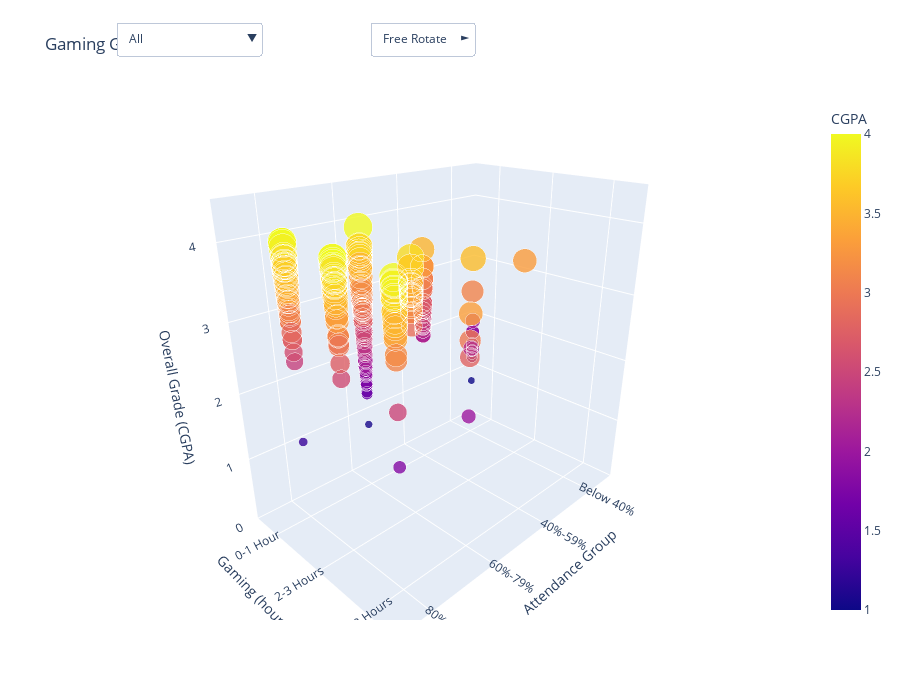

Notebook cell for this chart:
### Markdown cell above
De bubble chart toont de relatie tussen gamegedrag (aantal uur per dag), aanwezigheidsgroep (Attendance Group) en de gemiddelde studieresultaten (Overall Grade, CGPA). Op de horizontale as zijn de studenten ingedeeld op basis van hun aanwezigheidscategorie (van “Below 40%” tot “80%-100%”), terwijl de verticale as het aantal uur gamen per dag toont (van “0–1 Hour” tot “More than 3 Hours”). De grootte van de cirkels geeft de groepsgrootte aan en de kleur geeft het gemiddelde studieresultaat weer, waarbij lichtere kleuren (richting geel) wijzen op hogere cijfers.

Opvallend is dat studenten met een aanwezigheid van 80–100% gemiddeld de hoogste cijfers behalen, ongeacht hun gamegedrag. Binnen deze groep zijn de prestaties het hoogst bij studenten die 0–1 uur per dag gamen, maar ook studenten die meer gamen (zelfs meer dan 3 uur) behouden relatief hoge cijfers. Bij studenten met een lagere aanwezigheid (bijvoorbeeld onder de 40%) dalen de gemiddelde cijfers zichtbaar, vooral als ze ook veel gamen. De combinatie van lage aanwezigheid en veel gamen lijkt dus negatief samen te hangen met studieresultaten.

De grafiek suggereert dat aanwezigheid een sterkere voorspeller is voor academisch succes dan het aantal uur gamen, al kan overmatig gamen bij lage aanwezigheid de prestaties verder onder druk zetten.  Dit sluit aan bij bevindingen uit onderzoek van Trinh et al. (2015), waaruit bleek dat hoge schermtijd (inclusief gamen) samenhangt met lagere schoolprestaties en verminderde betrokkenheid bij school, vooral wanneer andere risicofactoren (zoals lage aanwezigheid) aanwezig zijn. Hun studie onderstreept dat schermtijd onafhankelijk van fysieke activiteit negatieve effecten kan hebben op academische uitkomsten, wat overeenkomt met het patroon in de bubble chart (Trinh et al., 2015).

### Code cell
import pandas as pd
import plotly.graph_objects as go

# Load your datasets
df1 = pd.read_csv("StudentPerformanceFactors.csv")
df2 = pd.read_csv("gameandgrade.csv")
df3 = pd.read_csv("ResearchInformation3.csv")

# Select dataset with required columns
for df_candidate in [df1, df2, df3]:
    if {"Gaming", "Attendance", "Overall"}.issubset(df_candidate.columns):
        df = df_candidate
        break
else:
    raise ValueError("No dataset contains all required columns.")

# Clean and prepare the data
df_clean = df[["Gaming", "Attendance", "Overall"]].dropna().copy()

gaming_order = ["More than 3 Hours", "2-3 Hours", "0-1 Hour"]
attendance_order = ["Below 40%", "40%-59%", "60%-79%", "80%-100%"]

df_clean["Gaming"] = pd.Categorical(df_clean["Gaming"], categories=gaming_order, ordered=True)
df_clean["Attendance"] = pd.Categorical(df_clean["Attendance"], categories=attendance_order, ordered=True)

# Map categories to numeric values
df_clean["Gaming_num"] = df_clean["Gaming"].cat.codes
df_clean["Attendance_num"] = df_clean["Attendance"].cat.codes

# Create main trace (all data)
trace_all = go.Scatter3d(
    x=df_clean["Attendance_num"],
    y=df_clean["Gaming_num"],
    z=df_clean["Overall"],
    mode='markers',
    name="All",
    visible=True,
    marker=dict(
        size=df_clean["Overall"] * 5,
        color=df_clean["Overall"],
        colorscale="Plasma",
        colorbar={"title": "CGPA"},
        opacity=0.8
    ),
    text=[f"Attendance: {a}<br>Gaming: {g}<br>CGPA: {c:.2f}" 
          for a, g, c in zip(df_clean["Attendance"], df_clean["Gaming"], df_clean["Overall"])],
    hoverinfo='text'
)

# Individual group traces
group_traces = []
for group in gaming_order:
    group_data = df_clean[df_clean["Gaming"] == group]
    trace = go.Scatter3d(
        x=group_data["Attendance_num"],
        y=group_data["Gaming_num"],
        z=group_data["Overall"],
        mode='markers',
        name=group,
        visible=False,
        marker=dict(
            size=group_data["Overall"] * 5,
            color=group_data["Overall"],
            colorscale="Plasma",
            colorbar={"title": "CGPA"},
            opacity=0.8
        ),
        text=[f"Attendance: {a}<br>CGPA: {c:.2f}" 
              for a, c in zip(group_data["Attendance"], group_data["Overall"])],
        hoverinfo='text'
    )
    group_traces.append(trace)

all_traces = [trace_all] + group_traces

# Dropdown to filter by group
dropdown_buttons = [
    dict(
        label="All",
        method="update",
        args=[
            {"visible": [True] + [False]*len(gaming_order)},
            {"title": "Gaming Group: All"}
        ]
    )
]

for i, group in enumerate(gaming_order):
    visibility = [False] * (len(gaming_order) + 1)
    visibility[i + 1] = True
    dropdown_buttons.append(
        dict(
            label=group,
            method="update",
            args=[
                {"visible": visibility},
                {"title": f"Gaming Group: {group}"}
            ]
        )
    )

# Dropdown for interaction control
movement_buttons = [
    dict(
        label="Free Rotate",
        method="relayout",
        args=[{"scene.dragmode": "orbit"}]
    ),
    dict(
        label="Turntable",
        method="relayout",
        args=[{"scene.dragmode": "turntable"}]
    ),
    dict(
        label="Zoom Only",
        method="relayout",
        args=[{"scene.dragmode": "zoom"}]
    ),
    dict(
        label="Static View",
        method="relayout",
        args=[{"scene.dragmode": False}]
    )
]

# Layout
layout = go.Layout(
    title="Gaming Group: All",
    scene=dict(
        xaxis=dict(
            title="Attendance Group",
            tickvals=list(range(len(attendance_order))),
            ticktext=attendance_order,
            range=[-0.5, 3.5]
        ),
        yaxis=dict(
            title="Gaming (hours/day)",
            tickvals=list(range(len(gaming_order))),
            ticktext=gaming_order[::-1],
            range=[-0.5, 2.5]
        ),
        zaxis=dict(
            title="Overall Grade (CGPA)",
            range=[0, 4.5]
        ),
        camera=dict(
            eye=dict(x=1.4, y=1.4, z=0.9)
        )
    ),
    updatemenus=[
        dict(
            buttons=dropdown_buttons,
            direction="down",
            showactive=True,
            x=0.05,
            xanchor="left",
            y=1.15,
            yanchor="top"
        ),
        dict(
            buttons=movement_buttons,
            direction="right",
            showactive=True,
            x=0.4,
            xanchor="left",
            y=1.15,
            yanchor="top"
        )
    ],
    margin=dict(t=100),
    height=700
)

# Final figure
fig = go.Figure(data=all_traces, layout=layout)
fig.show()

### Figure 1 — Plotly figure (JSON) as saved in the notebook; plotly's stock layout.template omitted (floating-point values rounded to 4 significant figures; data arrays with more than 128 entries replaced by an {"elided": "..."} marker saying what was removed)
{"data": [{"hoverinfo": "text", "marker": {"color": {"elided": "493 float values"}, "colorbar": {"title": {"text": "CGPA"}}, "colorscale": [[0, "#0d0887"], [0.1111, "#46039f"], [0.2222, "#7201a8"], [0.3333, "#9c179e"], [0.4444, "#bd3786"], [0.5556, "#d8576b"], [0.6667, "#ed7953"], [0.7778, "#fb9f3a"], [0.8889, "#fdca26"], [1, "#f0f921"]], "opacity": 0.8, "size": {"elided": "493 float values"}}, "mode": "markers", "name": "All", "text": {"elided": "493 str values"}, "type": "scatter3d", "visible": true, "x": {"elided": "493 int values"}, "y": {"elided": "493 int values"}, "z": {"elided": "493 float values"}}, {"hoverinfo": "text", "marker": {"color": {"elided": "302 float values"}, "colorbar": {"title": {"text": "CGPA"}}, "colorscale": [[0, "#0d0887"], [0.1111, "#46039f"], [0.2222, "#7201a8"], [0.3333, "#9c179e"], [0.4444, "#bd3786"], [0.5556, "#d8576b"], [0.6667, "#ed7953"], [0.7778, "#fb9f3a"], [0.8889, "#fdca26"], [1, "#f0f921"]], "opacity": 0.8, "size": {"elided": "302 float values"}}, "mode": "markers", "name": "More than 3 Hours", "text": {"elided": "302 str values"}, "type": "scatter3d", "visible": false, "x": {"elided": "302 int values"}, "y": {"elided": "302 int values"}, "z": {"elided": "302 float values"}}, {"hoverinfo": "text", "marker": {"color": {"elided": "141 float values"}, "colorbar": {"title": {"text": "CGPA"}}, "colorscale": [[0, "#0d0887"], [0.1111, "#46039f"], [0.2222, "#7201a8"], [0.3333, "#9c179e"], [0.4444, "#bd3786"], [0.5556, "#d8576b"], [0.6667, "#ed7953"], [0.7778, "#fb9f3a"], [0.8889, "#fdca26"], [1, "#f0f921"]], "opacity": 0.8, "size": {"elided": "141 float values"}}, "mode": "markers", "name": "2-3 Hours", "text": {"elided": "141 str values"}, "type": "scatter3d", "visible": false, "x": {"elided": "141 int values"}, "y": {"elided": "141 int values"}, "z": {"elided": "141 float values"}}, {"hoverinfo": "text", "marker": {"color": [3.35, 3.467, 1.8, 2.0, 2.5, 2.79, 3.0, 3.11, 3.39, 3.5, 3.5, 3.54, 3.65, 3.65, 3.78, 3.78, 3.8, 3.8, 3.84, 3.87, 3.88, 3.88, 3.88, 3.88, 3.88, 3.88, 3.93, 3.94, 3.94, 3.94, 3.94, 3.94, 3.94, 3.94, 3.94, 3.94, 3.94, 3.94, 3.94, 3.94, 3.95, 4.0, 3.33, 3.6, 3.8, 3.17, 3.5, 3.5, 3.78, 3.94], "colorbar": {"title": {"text": "CGPA"}}, "colorscale": [[0, "#0d0887"], [0.1111, "#46039f"], [0.2222, "#7201a8"], [0.3333, "#9c179e"], [0.4444, "#bd3786"], [0.5556, "#d8576b"], [0.6667, "#ed7953"], [0.7778, "#fb9f3a"], [0.8889, "#fdca26"], [1, "#f0f921"]], "opacity": 0.8, "size": [16.75, 17.34, 9.0, 10.0, 12.5, 13.95, 15.0, 15.55, 16.95, 17.5, 17.5, 17.7, 18.25, 18.25, 18.9, 18.9, 19.0, 19.0, 19.2, 19.35, 19.4, 19.4, 19.4, 19.4, 19.4, 19.4, 19.65, 19.7, 19.7, 19.7, 19.7, 19.7, 19.7, 19.7, 19.7, 19.7, 19.7, 19.7, 19.7, 19.7, 19.75, 20.0, 16.65, 18.0, 19.0, 15.85, 17.5, 17.5, 18.9, 19.7]}, "mode": "markers", "name": "0-1 Hour", "text": ["Attendance: 80%-100%<br>CGPA: 3.35", "Attendance: 80%-100%<br>CGPA: 3.47", "Attendance: 80%-100%<br>CGPA: 1.80", "Attendance: 60%-79%<br>CGPA: 2.00", "Attendance: 80%-100%<br>CGPA: 2.50", "Attendance: 60%-79%<br>CGPA: 2.79", "Attendance: 60%-79%<br>CGPA: 3.00", "Attendance: 80%-100%<br>CGPA: 3.11", "Attendance: 80%-100%<br>CGPA: 3.39", "Attendance: 80%-100%<br>CGPA: 3.50", "Attendance: 80%-100%<br>CGPA: 3.50", "Attendance: 80%-100%<br>CGPA: 3.54", "Attendance: 80%-100%<br>CGPA: 3.65", "Attendance: 80%-100%<br>CGPA: 3.65", "Attendance: 80%-100%<br>CGPA: 3.78", "Attendance: 80%-100%<br>CGPA: 3.78", "Attendance: 80%-100%<br>CGPA: 3.80", "Attendance: 80%-100%<br>CGPA: 3.80", "Attendance: 80%-100%<br>CGPA: 3.84", "Attendance: 80%-100%<br>CGPA: 3.87", "Attendance: 80%-100%<br>CGPA: 3.88", "Attendance: 80%-100%<br>CGPA: 3.88", "Attendance: 80%-100%<br>CGPA: 3.88", "Attendance: 80%-100%<br>CGPA: 3.88", "Attendance: 80%-100%<br>CGPA: 3.88", "Attendance: 80%-100%<br>CGPA: 3.88", "Attendance: 80%-100%<br>CGPA: 3.93", "Attendance: 80%-100%<br>CGPA: 3.94", "Attendance: 80%-100%<br>CGPA: 3.94", "Attendance: 80%-100%<br>CGPA: 3.94", "Attendance: 80%-100%<br>CGPA: 3.94", "Attendance: 80%-100%<br>CGPA: 3.94", "Attendance: 80%-100%<br>CGPA: 3.94", "Attendance: 80%-100%<br>CGPA: 3.94", "Attendance: 80%-100%<br>CGPA: 3.94", "Attendance: 80%-100%<br>CGPA: 3.94", "Attendance: 80%-100%<br>CGPA: 3.94", "Attendance: 80%-100%<br>CGPA: 3.94", "Attendance: 80%-100%<br>CGPA: 3.94", "Attendance: 80%-100%<br>CGPA: 3.94", "Attendance: 80%-100%<br>CGPA: 3.95", "Attendance: 80%-100%<br>CGPA: 4.00", "Attendance: 60%-79%<br>CGPA: 3.33", "Attendance: 80%-100%<br>CGPA: 3.60", "Attendance: 80%-100%<br>CGPA: 3.80", "Attendance: 80%-100%<br>CGPA: 3.17", "Attendance: 80%-100%<br>CGPA: 3.50", "Attendance: 80%-100%<br>CGPA: 3.50", "Attendance: 80%-100%<br>CGPA: 3.78", "Attendance: 80%-100%<br>CGPA: 3.94"], "type": "scatter3d", "visible": false, "x": [3, 3, 3, 2, 3, 2, 2, 3, 3, 3, 3, 3, 3, 3, 3, 3, 3, 3, 3, 3, 3, 3, 3, 3, 3, 3, 3, 3, 3, 3, 3, 3, 3, 3, 3, 3, 3, 3, 3, 3, 3, 3, 2, 3, 3, 3, 3, 3, 3, 3], "y": [2, 2, 2, 2, 2, 2, 2, 2, 2, 2, 2, 2, 2, 2, 2, 2, 2, 2, 2, 2, 2, 2, 2, 2, 2, 2, 2, 2, 2, 2, 2, 2, 2, 2, 2, 2, 2, 2, 2, 2, 2, 2, 2, 2, 2, 2, 2, 2, 2, 2], "z": [3.35, 3.467, 1.8, 2.0, 2.5, 2.79, 3.0, 3.11, 3.39, 3.5, 3.5, 3.54, 3.65, 3.65, 3.78, 3.78, 3.8, 3.8, 3.84, 3.87, 3.88, 3.88, 3.88, 3.88, 3.88, 3.88, 3.93, 3.94, 3.94, 3.94, 3.94, 3.94, 3.94, 3.94, 3.94, 3.94, 3.94, 3.94, 3.94, 3.94, 3.95, 4.0, 3.33, 3.6, 3.8, 3.17, 3.5, 3.5, 3.78, 3.94]}], "layout": {"height": 700, "margin": {"t": 100}, "scene": {"camera": {"eye": {"x": 1.4, "y": 1.4, "z": 0.9}}, "xaxis": {"range": [-0.5, 3.5], "ticktext": ["Below 40%", "40%-59%", "60%-79%", "80%-100%"], "tickvals": [0, 1, 2, 3], "title": {"text": "Attendance Group"}}, "yaxis": {"range": [-0.5, 2.5], "ticktext": ["0-1 Hour", "2-3 Hours", "More than 3 Hours"], "tickvals": [0, 1, 2], "title": {"text": "Gaming (hours/day)"}}, "zaxis": {"range": [0, 4.5], "title": {"text": "Overall Grade (CGPA)"}}}, "title": {"text": "Gaming Group: All"}, "updatemenus": [{"buttons": [{"args": [{"visible": [true, false, false, false]}, {"title": "Gaming Group: All"}], "label": "All", "method": "update"}, {"args": [{"visible": [false, true, false, false]}, {"title": "Gaming Group: More than 3 Hours"}], "label": "More than 3 Hours", "method": "update"}, {"args": [{"visible": [false, false, true, false]}, {"title": "Gaming Group: 2-3 Hours"}], "label": "2-3 Hours", "method": "update"}, {"args": [{"visible": [false, false, false, true]}, {"title": "Gaming Group: 0-1 Hour"}], "label": "0-1 Hour", "method": "update"}], "direction": "down", "showactive": true, "x": 0.05, "xanchor": "left", "y": 1.15, "yanchor": "top"}, {"buttons": [{"args": [{"scene.dragmode": "orbit"}], "label": "Free Rotate", "method": "relayout"}, {"args": [{"scene.dragmode": "turntable"}], "label": "Turntable", "method": "relayout"}, {"args": [{"scene.dragmode": "zoom"}], "label": "Zoom Only", "method": "relayout"}, {"args": [{"scene.dragmode": false}], "label": "Static View", "method": "relayout"}], "direction": "right", "showactive": true, "x": 0.4, "xanchor": "left", "y": 1.15, "yanchor": "top"}]}}
